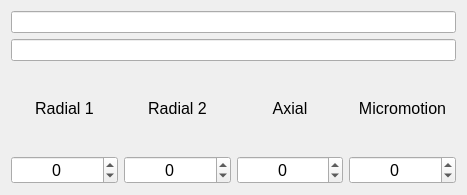
<?xml version="1.0" encoding="UTF-8"?>
<ui version="4.0">
    <class>Form</class>
    <widget class="QWidget" name="Form">
        <property name="geometry">
            <rect>
                <x>0</x>
                <y>0</y>
                <width>467</width>
                <height>195</height>
            </rect>
        </property>
        <property name="sizePolicy">
            <sizepolicy hsizetype="Preferred" vsizetype="Fixed">
                <horstretch>0</horstretch>
                <verstretch>0</verstretch>
            </sizepolicy>
        </property>
        <property name="windowTitle">
            <string>Form</string>
        </property>
        <layout class="QGridLayout" name="gridLayout">
            <item row="2" column="2">
                <widget class="QLabel" name="label_3">
                    <property name="font">
                        <font>
                            <pointsize>12</pointsize>
                        </font>
                    </property>
                    <property name="text">
                        <string>Axial</string>
                    </property>
                    <property name="alignment">
                        <set>Qt::AlignCenter</set>
                    </property>
                </widget>
            </item>
            <item row="0" column="0" colspan="4">
                <widget class="QLineEdit" name="uiCollection">
                    <property name="readOnly">
                        <bool>true</bool>
                    </property>
                </widget>
            </item>
            <item row="2" column="1">
                <widget class="QLabel" name="label_2">
                    <property name="font">
                        <font>
                            <pointsize>12</pointsize>
                        </font>
                    </property>
                    <property name="text">
                        <string>Radial 2</string>
                    </property>
                    <property name="alignment">
                        <set>Qt::AlignCenter</set>
                    </property>
                </widget>
            </item>
            <item row="2" column="0">
                <widget class="QLabel" name="label">
                    <property name="font">
                        <font>
                            <pointsize>12</pointsize>
                        </font>
                    </property>
                    <property name="text">
                        <string>Radial 1</string>
                    </property>
                    <property name="alignment">
                        <set>Qt::AlignCenter</set>
                    </property>
                </widget>
            </item>
            <item row="2" column="3">
                <widget class="QLabel" name="label_4">
                    <property name="font">
                        <font>
                            <pointsize>12</pointsize>
                        </font>
                    </property>
                    <property name="text">
                        <string>Micromotion</string>
                    </property>
                    <property name="alignment">
                        <set>Qt::AlignCenter</set>
                    </property>
                </widget>
            </item>
            <item row="1" column="0" colspan="4">
                <widget class="QLineEdit" name="uiName">
                    <property name="readOnly">
                        <bool>true</bool>
                    </property>
                </widget>
            </item>
            <item row="3" column="0">
                <widget class="QSpinBox" name="uiRadial1">
                    <property name="font">
                        <font>
                            <pointsize>12</pointsize>
                        </font>
                    </property>
                    <property name="alignment">
                        <set>Qt::AlignCenter</set>
                    </property>
                    <property name="keyboardTracking">
                        <bool>false</bool>
                    </property>
                    <property name="minimum">
                        <number>-5</number>
                    </property>
                    <property name="maximum">
                        <number>5</number>
                    </property>
                </widget>
            </item>
            <item row="3" column="1">
                <widget class="QSpinBox" name="uiRadial2">
                    <property name="font">
                        <font>
                            <pointsize>12</pointsize>
                        </font>
                    </property>
                    <property name="alignment">
                        <set>Qt::AlignCenter</set>
                    </property>
                    <property name="keyboardTracking">
                        <bool>false</bool>
                    </property>
                    <property name="minimum">
                        <number>-5</number>
                    </property>
                    <property name="maximum">
                        <number>5</number>
                    </property>
                </widget>
            </item>
            <item row="3" column="2">
                <widget class="QSpinBox" name="uiAxial">
                    <property name="font">
                        <font>
                            <pointsize>12</pointsize>
                        </font>
                    </property>
                    <property name="alignment">
                        <set>Qt::AlignCenter</set>
                    </property>
                    <property name="keyboardTracking">
                        <bool>false</bool>
                    </property>
                    <property name="minimum">
                        <number>-5</number>
                    </property>
                    <property name="maximum">
                        <number>5</number>
                    </property>
                </widget>
            </item>
            <item row="3" column="3">
                <widget class="QSpinBox" name="uiMicromotion">
                    <property name="font">
                        <font>
                            <pointsize>12</pointsize>
                        </font>
                    </property>
                    <property name="alignment">
                        <set>Qt::AlignCenter</set>
                    </property>
                    <property name="keyboardTracking">
                        <bool>false</bool>
                    </property>
                    <property name="minimum">
                        <number>-5</number>
                    </property>
                    <property name="maximum">
                        <number>5</number>
                    </property>
                </widget>
            </item>
        </layout>
    </widget>
    <resources/>
    <connections/>
</ui>
